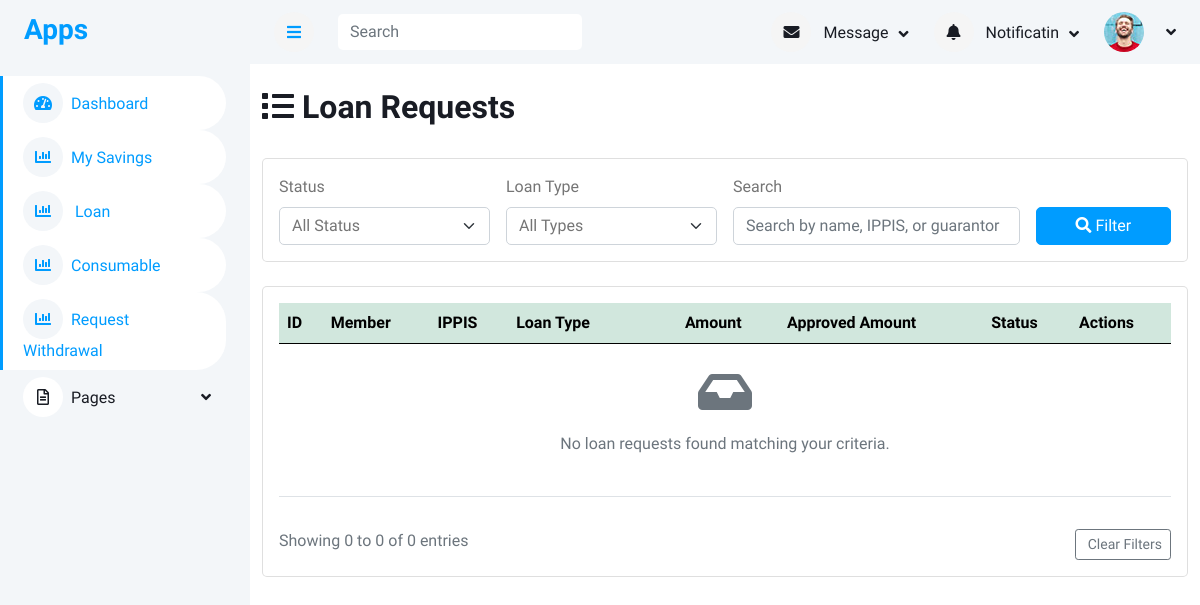
The page /admin_loan_requests_list on the database as committed earlier.
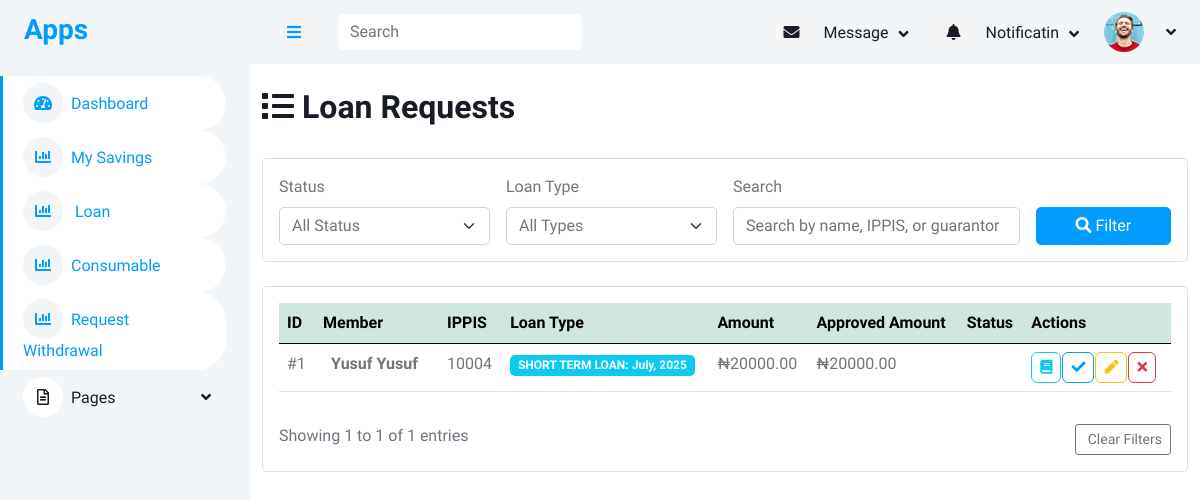
The same page on the database as committed later.
### loan/models.py (models this page shows, shortened)
class LoanRequest(models.Model):
    member = models.ForeignKey(Member, on_delete=models.CASCADE, related_name="loan_requests")
    loan_type = models.ForeignKey(LoanType, on_delete=models.SET_NULL, null=True, blank=True)
    amount = models.DecimalField(max_digits=10, decimal_places=2)
    approved_amount = models.DecimalField(max_digits=10, decimal_places=2, null=True, blank=True)
    loan_term_months = models.PositiveIntegerField()
    application_date = models.DateField(default=today_date)
    approval_date = models.DateField(null=True, blank=True)
    status = models.CharField(max_length=20,choices=[ ("pending", "Pending"),("approved", "Approved"),("rejected", "Rejected"),  ("paid", "paid") ], default="pending",)
    rejection_reason = models.TextField(blank=True, null=True)
    file_one = models.ImageField(upload_to='file_one', blank=True, null=True)
    bank_name = models.ForeignKey(BankName,on_delete=models.CASCADE)
    bank_code = models.ForeignKey(BankCode,on_delete=models.CASCADE)
    account_number  = models.CharField(max_length=100)
    guarantor = models.ForeignKey(Member, on_delete=models.SET_NULL, null=True, blank=True, related_name="guaranteed_loans")
    guarantor_accepted = models.BooleanField(default=False)
    created_by = models.ForeignKey(User,on_delete=models.CASCADE)
    approved_by = models.ForeignKey(User, on_delete=models.SET_NULL, null=True, blank=True, related_name='approved_loan')
    date_created = models.DateTimeField(auto_now_add=True)

class LoanType(models.Model):
    name = models.CharField(max_length=100)
    description = models.TextField(blank=True, null=True)
    max_amount = models.DecimalField(max_digits=12, decimal_places=2, null=True, blank=True)
    max_loan_term_months = models.PositiveIntegerField(null=True, blank=True)
    created_by = models.ForeignKey(User,on_delete=models.CASCADE)

### accounts/models.py (models this page shows, shortened)
class Member(models.Model):
    member = models.OneToOneField(User, on_delete=models.SET_NULL, null=True, blank=True,related_name='member')
    ippis = models.IntegerField(unique=True)  # Required and unique
    total_savings = models.DecimalField(max_digits=12, decimal_places=2, blank=True, null=True)

class User(AbstractUser):
    first_name = models.CharField(max_length=100)
    last_name = models.CharField(max_length=100)
    other_name = models.CharField(max_length=100)
    date_of_birth = models.DateField(blank=True,null=True)
    username = models.CharField(max_length=100, unique=True)
    savings = models.IntegerField(blank=True,null=True)
    account_type = models.CharField(max_length=100,blank=True,null=True)
    department = models.CharField(max_length=100)
    unit = models.CharField(max_length=100)
    gender = models.ForeignKey(Gender, on_delete=models.CASCADE, blank=True, null=True)
    group = models.ForeignKey(UserGroup, on_delete=models.CASCADE, blank=True, null=True)
    marital_status = models.ForeignKey(MaritalStatus,on_delete=models.SET_NULL, null=True, blank=True)
    religion = models.ForeignKey(Religion, on_delete=models.SET_NULL, null=True, blank=True,)
    passport = models.ImageField(upload_to='passport', blank=True, null=True)
    phone1 = models.CharField(max_length=15,null=True, blank=True)
    phone2 = models.CharField(max_length=15, null=True, blank=True)
    email = models.EmailField(blank=True, null=True)
    member_number = models.CharField(max_length=100)

### loan/views.py (the view)
# urls.py: path('admin_loan_requests_list', views.admin_loan_requests_list, name='admin_loan_requests'),
def admin_loan_requests_list(request):
    requests_list = LoanRequest.objects.select_related('member', 'loan_type', 'bank_name').order_by('-date_created')
    status_filter = request.GET.get('status')
    loan_type_filter = request.GET.get('loan_type')
    search_query = request.GET.get('search')
    if status_filter:
        requests_list = requests_list.filter(status=status_filter)
    if loan_type_filter:
        requests_list = requests_list.filter(loan_type_id=loan_type_filter)
    if search_query:
        requests_list = requests_list.filter(
            Q(member__member__first_name__icontains=search_query) |
            Q(member__member__last_name__icontains=search_query) |
            Q(member__ippis__icontains=search_query)
        )
    else:
         results_queryset = requests_list
    results_queryset = results_queryset.order_by('status')
    total_approved_amount = results_queryset.aggregate(total=Sum('approved_amount'))['total'] or 0
    totals_by_status = dict(
        results_queryset.values('status')
        .annotate(total=Sum('amount'))
        .values_list('status', 'total')
    )
    total_repaid = LoanRepayback.objects.filter(
        loan_request__in=results_queryset
    ).aggregate(total=Sum('amount_paid'))['total'] or 0
    total_amont_loan_request = totals_by_status.get('approved', 0)
    total_pending = totals_by_status.get('pending', 0)
    totals_by_status = dict(
        results_queryset.values('status')
        .annotate(total=Sum('approved_amount'))
        .values_list('status', 'total')
    )
    paginator = Paginator(requests_list, 100)
    page_number = request.GET.get('page')
    requests = paginator.get_page(page_number)
    loan_types = LoanType.objects.all()
    status_choices = LoanRequest._meta.get_field('status').choices
    context = {
        'requests': requests,
        'loan_types': loan_types,
        'status_choices': status_choices,
        'current_status': status_filter,
        'current_loan_type': loan_type_filter,
        'search_query': search_query,
        'total_approved': total_amont_loan_request,
        'total_pending': total_pending,
        'total_repaid': total_repaid,
        'total_approved_amount': total_approved_amount,
    }
    return render(request, 'loan/requests_list.html', context)

### templates/loan/requests_list.html (shortened to what the changed rows need)
{% extends 'base/base.html' %}
{% block content %}
<div class="container-fluid mt-4">
        <div class="d-flex justify-content-between align-items-center mb-4">
            <h2><i class="fas fa-list me-2"></i>Loan Requests</h2>
        </div>
        <div class="card">
            <div class="card-body">
                <div class="table-responsive">
                    <table class="table table-hover">
                        <thead class="table-success">
                            <tr>
                                <th>ID</th>
                                <th>Member</th>
                                <th>IPPIS</th>
                                <th class="text-nowrap" style="min-width: 120px;">Loan Type</th>
                                <th>Amount</th>
                                <th class="text-nowrap" style="min-width: 120px;">Approved Amount</th>
                                <th>Status</th>
                                <th>Actions</th>
                            </tr>
                        </thead>
                        <tbody>
                            {% for request in requests %}
                            <tr>
                                <td>#{{ request.id }}</td>
                                <td class="text-nowrap" style="min-width: 120px;">
                                    <div class="d-flex align-items-center">
                                        <div>
                                            <div class="fw-bold">{{ request.member.member.first_name }} {{ request.member.member.last_name }}</div>
                                        </div>
                                    </div>
                                </td>
                                <td>{{ request.member.ippis }}</td>
                                <td>
                                    <span class="badge bg-info">{{ request.loan_type.name }}</span>
                                </td>
                                <td>₦{{ request.amount|floatformat:2 }}</td>
                                <td>
                                    {% if request.approved_amount %}
                                        ₦{{ request.approved_amount|floatformat:2 }}
                                    {% else %}
                                        <span class="text-muted">-</span>
                                    {% endif %}
                                </td>
                                <td>
                                </td>
                              <td>
                                    <div class="btn-group" role="group">
                                        <a href="{% url 'loan_request_detail' request.id %}" class="btn btn-sm btn-outline-info" title="View Details">
                                            <i class="fas fa-book "></i>
                                        </a>
                                        {% if request.status == 'approved' %}
                                            <a href="{% url 'add_single_loan_payment' %}" class="btn btn-sm btn-outline-success" title="Add Repayment">
                                                <i class="fas fa-money-bill "></i>
                                            </a>
                                            {% else %}
                                              <a href="{% url 'approve_loan_request' request.id %}" class="btn btn-sm btn-outline-primary" title="View Approve">
                                            <i class="fas fa-check "></i>
                                        </a>
                                                <a href="{% url 'edit_requested_loan' request.id %}" class="btn btn-sm btn-outline-warning" title="View Details">
                                            <i class="fas fa-pen "></i>
                                        </a>
                                        <a href="{% url 'reject_loan_request' request.id %}" class="btn btn-sm btn-outline-danger" title="View Details">
                                            <i class="fas fa-times "></i>
                                        </a>
                                        {% endif %}
                                    </div>
                                </td>
                            </tr>
                            {% empty %}
                            <tr>
                                <td colspan="9" class="text-center py-4">
                                    <div class="text-muted">
                                        <i class="fas fa-inbox fa-3x mb-3"></i>
                                        <p>No loan requests found matching your criteria.</p>
                                    </div>
                                </td>
                            </tr>
                            {% endfor %}
                        </tbody>
                    </table>
                </div>
                <div class="row mt-3">
                    <div class="col-md-6">
                        <p class="text-muted mb-0">
                            Showing {{ requests.start_index }} to {{ requests.end_index }} of {{ requests.paginator.count }} entries
                        </p>
                    </div>
                </div>
            </div>
        </div>
    </div>
{% endblock %}

Rows that differ between the two databases and show on the page:
added LoanRequest: id "1", member.member.first_name "Yusuf", member.member.last_name "Yusuf", member.ippis "10004", loan_type.name "SHORT TERM LOAN: July, 2025", amount "20000.00", approved_amount "20000.00", status "paid" (drawn)
Other text that changed with them:
{{ requests.start_index }}: "0" → "1"
{{ requests.end_index }}: "0" → "1"
{{ requests.paginator.count }}: "0" → "1"
text no longer shown: "No loan requests found matching your criteria."
